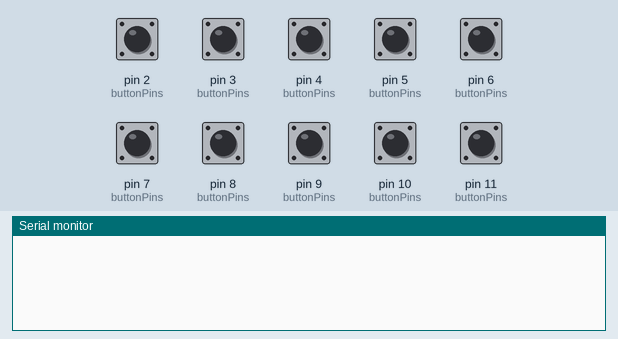
Simulated run of this sketch. Board: Arduino Uno, built with avr-gcc and run on an emulated ATmega328P. Shown: the last lines printed to the serial monitor. The inputs (shaded band) are chosen by the test bench; at power-on: pin 2 (buttonPins), pin 3 (buttonPins), pin 4 (buttonPins), pin 5 (buttonPins), pin 6 (buttonPins), pin 7 (buttonPins), pin 8 (buttonPins), pin 9 (buttonPins), pin 10 (buttonPins), pin 11 (buttonPins) HIGH.

Above: at 1.2 s.
1.3 s: pin 2 (buttonPins) pulled LOW for 0.15 s
At 1.9 s:
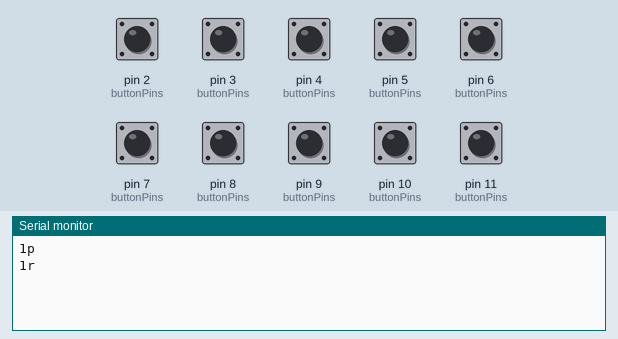
2.9 s: pin 3 (buttonPins) pulled LOW for 0.15 s
At 3.03 s:
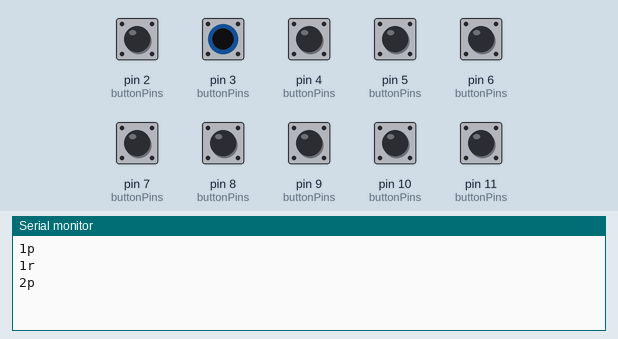
4.5 s: pin 4 (buttonPins) pulled LOW for 0.15 s
At 5.5 s:
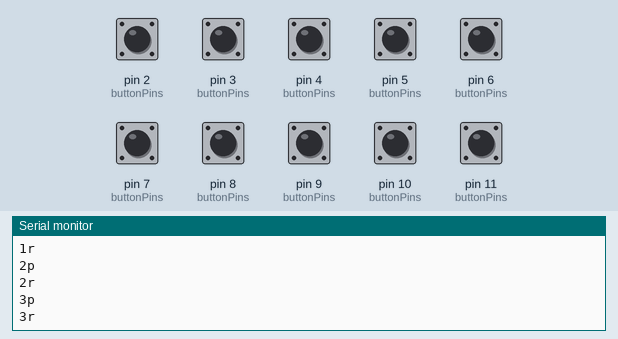
6.1 s: pin 5 (buttonPins) pulled LOW for 0.15 s
At 6.7 s:
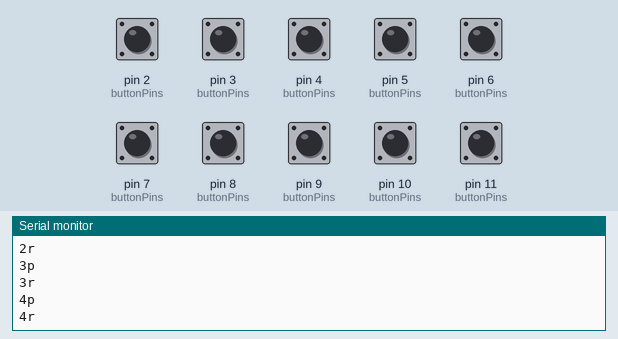
7.7 s: pin 6 (buttonPins) pulled LOW for 0.15 s
At 9.0 s:
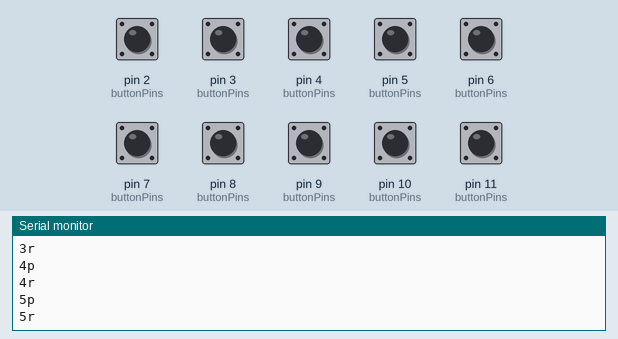
9.3 s: pin 7 (buttonPins) pulled LOW for 0.15 s
At 10.4 s:
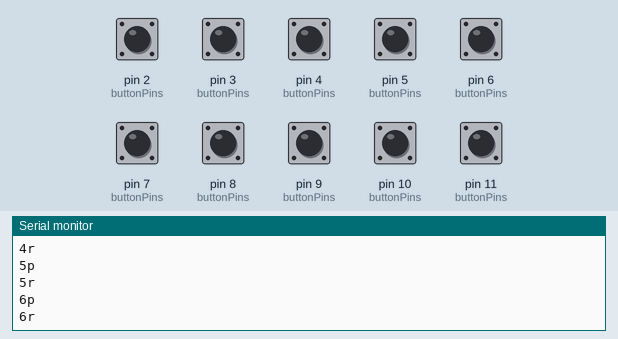

The sketch:

sketch.ino
```cpp
const int buttonPins[] = {2, 3, 4, 5, 6, 7, 8, 9, 10, 11};
const unsigned long debounceDelay = 50;

int buttonStates[] = {HIGH, HIGH, HIGH, HIGH, HIGH, HIGH, HIGH, HIGH, HIGH, HIGH};
unsigned long lastDebounceTimes[] = {0, 0, 0, 0, 0, 0, 0, 0, 0, 0};

void setup() {
  Serial.begin(9600);

  for (const int &pin : buttonPins) {
    pinMode(pin, INPUT_PULLUP);
  }
}

void loop() {
  int index = 0;

  for (const int &pin : buttonPins ) {
    int newButtonState = digitalRead(pin);
    int currentButtonState = buttonStates[index];

    if ((millis() - lastDebounceTimes[index]) > debounceDelay) {
      if (newButtonState != currentButtonState) {
        buttonStates[index] = newButtonState;

        if (newButtonState == HIGH) {
          Serial.println(String(index + 1) + "r");
        } else {
          Serial.println(String(index + 1) + "p");
        }
      }
    }

    if (newButtonState != currentButtonState) {
      lastDebounceTimes[index] = millis();
    }

    index++;
  }
}
```

Measured:
- after the input at 1.3 s, the serial monitor: prints a new line at once (image 1)
- after the input at 2.9 s, the serial monitor: prints a new line at once (image 2)
- after the input at 4.5 s, the serial monitor: prints a new line at once (image 3)
- after the input at 6.1 s, the serial monitor: prints a new line at once (image 4)
- after the input at 7.7 s, the serial monitor: prints a new line at once (image 5)
- after the input at 9.3 s, the serial monitor: prints a new line at once (image 6)
